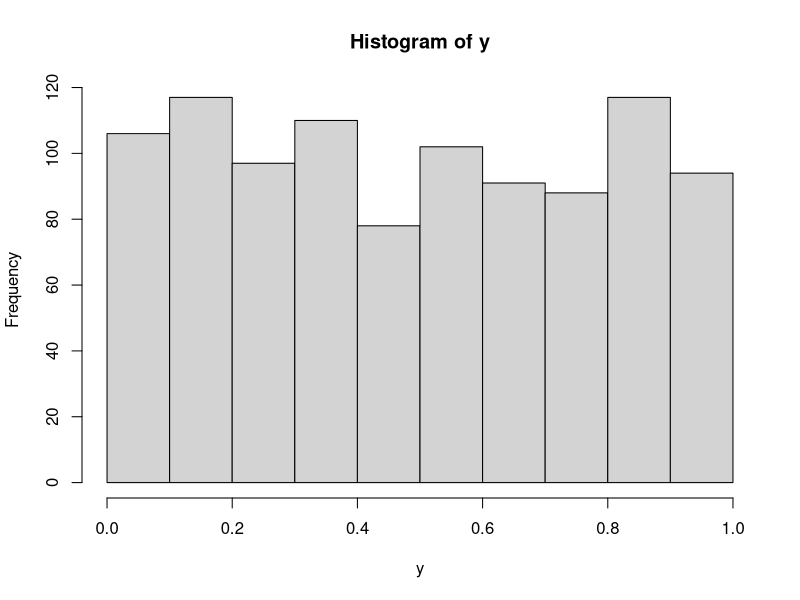
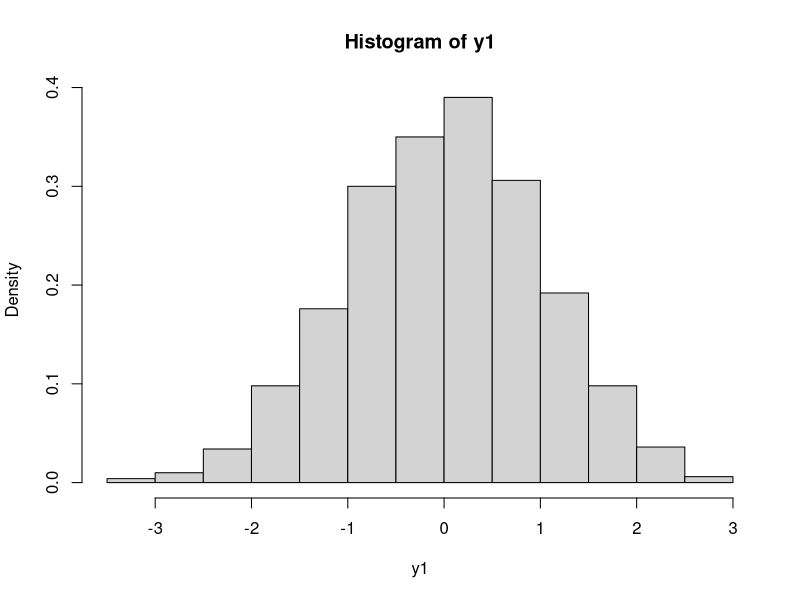
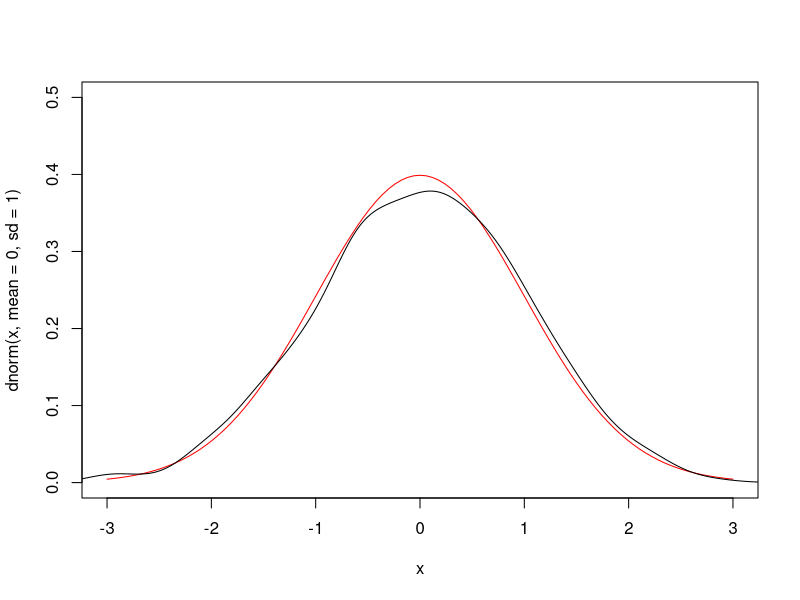
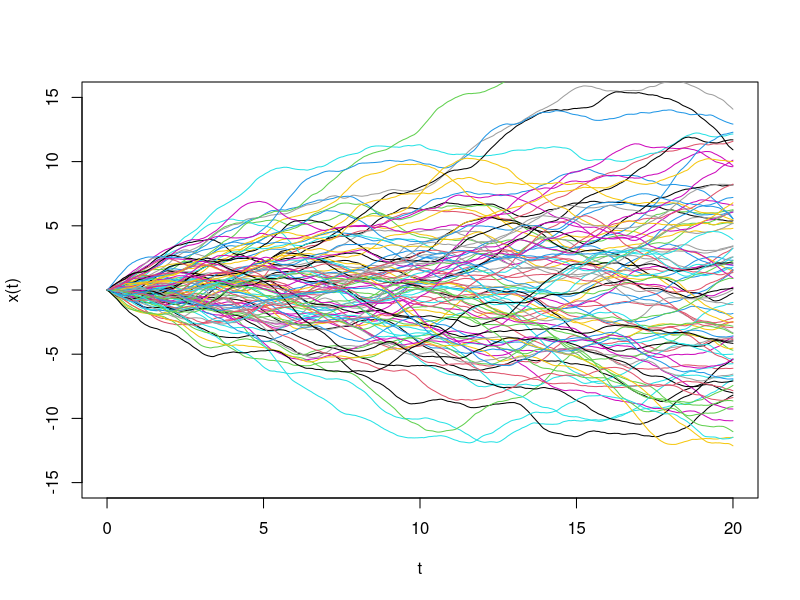
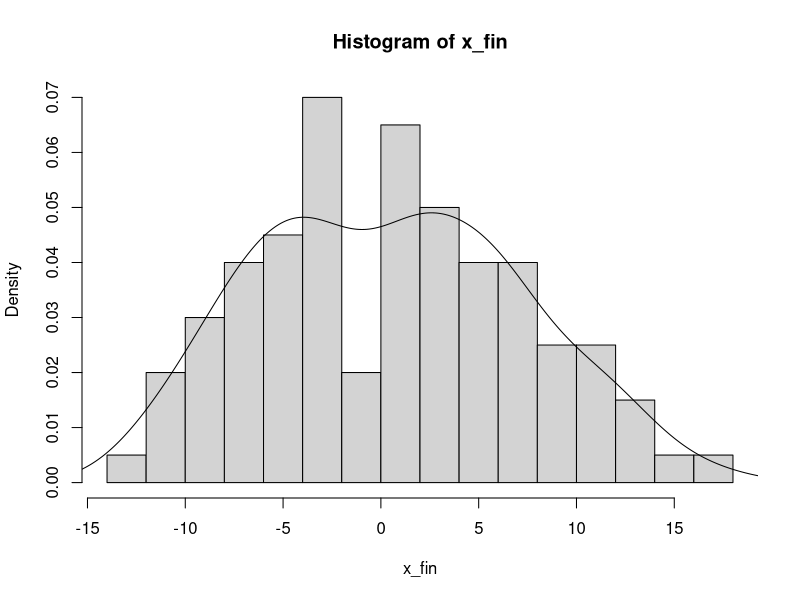
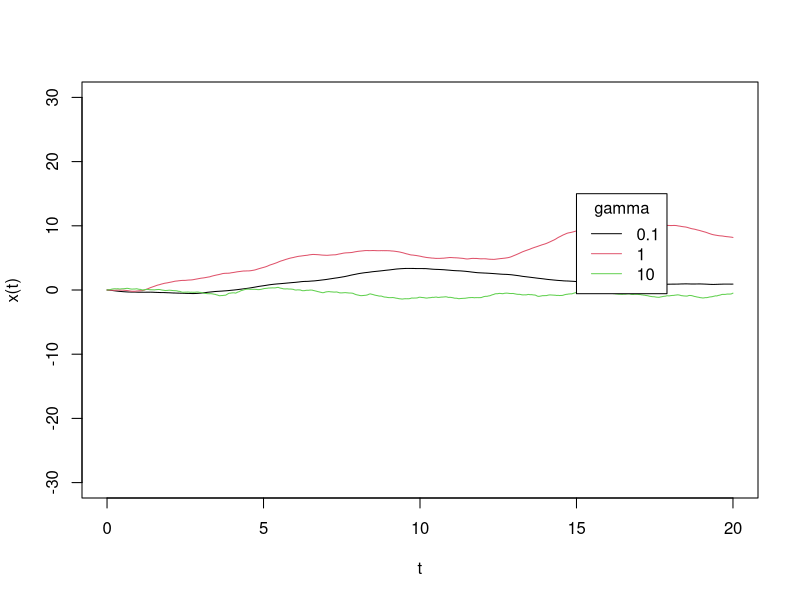
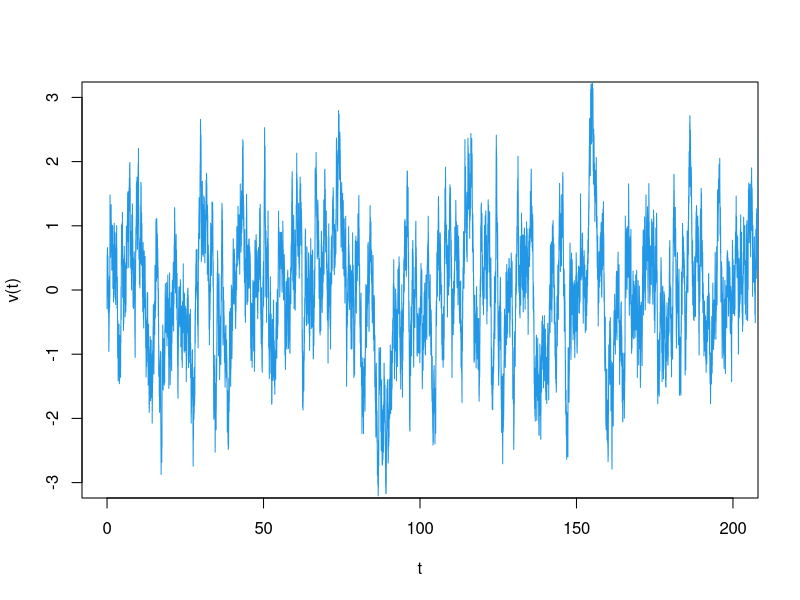
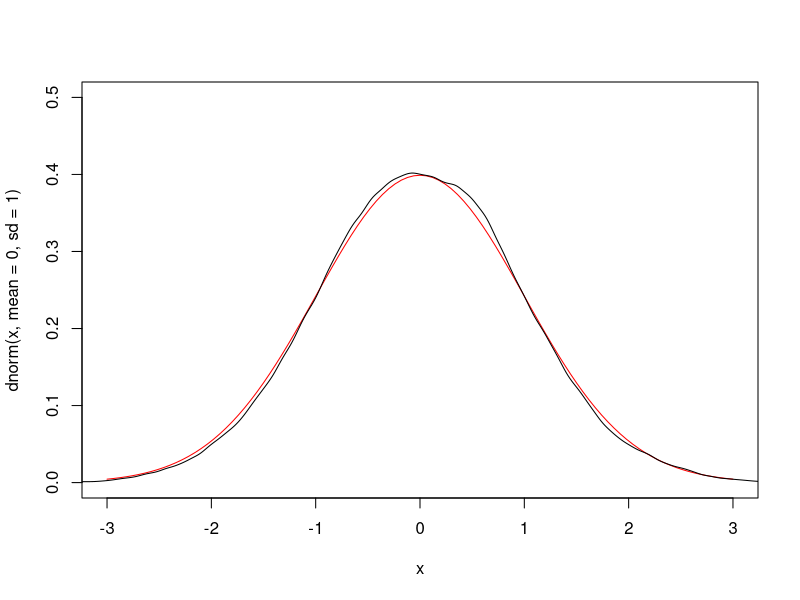

Recreate these plots in R, in order. (Note: a time limit stopped this script after it produced the figures.)
## ---- chunk 1
knitr::opts_chunk$set(echo = TRUE)
## ---- chunk 2
y<-runif(1000)
hist(y)

y1<-rnorm(1000)

x=seq(-3,3,by=6/1000)

hist(y1, probability=TRUE)
curve(dnorm(x,mean=0,sd=1),xlim=c(-3,3), ylim=c(0,0.5), col='red')
lines(density(y1))

shapiro.test(y1)
## ---- chunk 3

LE_function <- function(dt, t_finish, N, gamma){ 
  mass <- 1
  t <- seq(dt,t_finish, by=dt)
  
  N_steps <- as.integer(t_finish / dt)
  kbT_vec <- 1.0
  
  x <- matrix(0,N_steps,N)
  v <- matrix(0,N_steps,N)
  v_square <- matrix(0,N_steps,N)
  x_square <- matrix(0,N_steps,N)
  
  for  (i in 1:N){
    v[1,i] <- rnorm(1)
    
    D <- kbT_vec / gamma
    B_gj <- 1 / (1 + gamma * dt / (2 * mass))
    A_gj <- B_gj * (1 - gamma * dt / (2 * mass))
    stoch <- sqrt(2 * kbT_vec * gamma * dt)
    
    for (index_step in 2:N_steps) {
      W <- stoch * rnorm(1)
      x[index_step, i] <- x[index_step - 1,i] + B_gj * dt * v[index_step - 1, i] + (B_gj * dt / (2 * mass)) * W
      v[index_step, i] <- A_gj * v[index_step - 1, i ] + (B_gj / mass) * W
      v_square[index_step, i] <- ((index_step - 1) * v_square[index_step - 1, i] + v[index_step, i]^2) / index_step
      x_square[index_step, i] <- ((index_step - 1) * x_square[index_step - 1, i] + x[index_step, i]^2) / index_step
    }
  }
  return(data.frame(x=x, v=v, x2=x_square, v2=v_square,t))
}

x <- LE_function(0.001,20,100,1)[,1:100]
## ---- chunk 4
plot(1, type='n', xlab='t', ylab='x(t)', xlim=c(0,20), ylim=c(-15,15), lty=1, lwd=1)
for (i in 1:100){
lines(x=seq(0.001,20,by=0.001), y=x[,i], col=i)
}

x_fin <- t(x[20000,])

hist(x_fin, breaks=15, probability = TRUE)
lines(density(x_fin))

shapiro.test(x_fin)
## ---- chunk 5
x1 <- LE_function(0.001,20,1,0.1)[,1]
x2 <- LE_function(0.001,20,1,1)[,1]
x3 <- LE_function(0.001,20,1,10)[,1]
t <- LE_function(0.001,20,1,10)[,5]

plot(1, type='n', xlab='t', ylab='x(t)', xlim=c(0,20), ylim=c(-30,30), lty=1, lwd=1)
lines(x=t, y=x1, col=1)
lines(x=t, y=x2, col=2)
lines(x=t, y=x3, col=3)
legend(15,15,legend=c(0.1,1,10), col=c(1,2,3),lty=c(1,1), cex=1, title='gamma')
## ---- chunk 6
v <- LE_function(0.001,2000,1,1)[,2]
## ---- chunk 7
plot(1, type='n', xlab='t', ylab='v(t)', ylim=c(-3,3), xlim=c(0,200), lty=1, lwd=1)
lines(x=LE_function(0.001,2000,1,1)$t, y=v, col=i)

curve(dnorm(x,mean=0,sd=1), xlim=c(-3,3), ylim=c(0,0.5), col='red')
lines(density(v),col=1)
## ---- chunk 8
print(shapiro.test(sample(v, 5000)))
## ---- chunk 9
v_square_1 <- LE_function(0.001,20,1,0.1)[,3]
v_square_2 <- LE_function(0.001,20,1,1)[,3]
v_square_3 <- LE_function(0.001,20,1,10)[,3]
t <- LE_function(0.001,20,1,10)[,5]

plot(1, type='n', xlab='t', ylab='1/2mv**(t)', ylim=c(0,30), xlim=c(0,20), lty=1, lwd=1)
lines(x=t, y=((1/2)*1*v_square_1), col=1)
lines(x=t, y=((1/2)*1*v_square_2), col=2)
lines(x=t, y=((1/2)*1*v_square_3), col=3)
legend(10,20,legend=c(0.1,1,10), col=c(1,2,3),lty=c(1,1), cex=1, title='gamma')

mean((1/2)*1*v_square_1)
mean((1/2)*1*v_square_2)
mean((1/2)*1*v_square_3)
## ---- chunk 10
v2_f <- function(dt, t_finish, N, gamma){ 
  mass <- 1
  t <- seq(dt,t_finish, by=dt)
  
  N_steps <- as.integer(t_finish / dt)
  kbT_vec <- 1.0
  
  x <- matrix(0,N_steps,N)
  v <- matrix(0,N_steps,N)
  v_square <- matrix(0,N_steps,N)
  x_square <- matrix(0,N_steps,N)
  
  for  (i in 1:N){
    v[1,i] <- rnorm(1)
    
    D <- kbT_vec / gamma
    B_gj <- 1 / (1 + gamma * dt / (2 * mass))
    A_gj <- B_gj * (1 - gamma * dt / (2 * mass))
    stoch <- sqrt(2 * kbT_vec * gamma * dt)
    
    for (index_step in 2:N_steps) {
      W <- stoch * rnorm(1)
      v[index_step,i] <- A_gj * v[index_step - 1,i] + (B_gj / mass) * W
      v_square[index_step, i] <- ((index_step - 1) * v_square[index_step - 1, i] + v[index_step, i]^2) / index_step
    }
  }
  return(data.frame(v2=v_square,t))
}
## ---- chunk 11
v1_200 <- c()
for (i in 1:(20/0.1)){
v1_200 <- rbind(v1_200, mean(t(v2_f(0.1,20,200,0.1)[i,1:200])))
}

v2_200 <- c()
for (i in 1:(20/0.1)){
v2_200 <- rbind(v2_200, mean(t(v2_f(0.1,20,200,1)[i,1:200])))
}

v3_200 <- c()
for (i in 1:(20/0.1)){
v3_200 <- rbind(v3_200, mean(t(v2_f(0.1,20,200,10)[i,1:200])))
}
## ---- chunk 12
plot(1, type='n', xlab='t', ylab='1/2mv**(t)', ylim=c(0,1), xlim=c(0,20), lty=1, lwd=1)
lines(x=seq(0.1,20,by=0.1), y=((1/2)*1*v1_200), col=1)
lines(x=seq(0.1,20,by=0.1), y=((1/2)*1*v2_200), col=2)
lines(x=seq(0.1,20,by=0.1), y=((1/2)*1*v3_200), col=3)
legend(10,20,legend=c(13,0.75,10), col=c(1,2,3),lty=c(1,1), cex=1, title='gamma')
## ---- chunk 13
x2_f <- function(dt, t_finish, N, gamma, kbT_vec){ 
  mass <- 1
  t <- seq(dt,t_finish, by=dt)
  
  N_steps <- as.integer(t_finish / dt)
  
  x <- matrix(0,N_steps,N)
  v <- matrix(0,N_steps,N)
  v_square <- matrix(0,N_steps,N)
  x_square <- matrix(0,N_steps,N)
  
  for  (i in 1:N){
    v[1,i] <- rnorm(1)
    
    D <- kbT_vec / gamma
    B_gj <- 1 / (1 + gamma * dt / (2 * mass))
    A_gj <- B_gj * (1 - gamma * dt / (2 * mass))
    stoch <- sqrt(2 * kbT_vec * gamma * dt)
    
    for (index_step in 2:N_steps) {
      W <- stoch * rnorm(1)
      x[index_step, i] <- x[index_step - 1,i] + B_gj * dt * v[index_step - 1, i] + (B_gj * dt / (2 * mass)) * W
      x_square[index_step, i] <- ((index_step - 1) * x_square[index_step - 1, i] + x[index_step, i]^2) / index_step
    }
  }
  return(data.frame(x2=x_square,t))
}
## ---- chunk 14
x1_200 <- c()
for (i in 1:(20/0.1)){
x1_200 <- rbind(x1_200, mean(t(x2_f(0.1,20,200,0.1,0.1)[i,1:200])))
}

x2_200 <- c()
for (i in 1:(20/0.1)){
x2_200 <- rbind(x2_200, mean(t(x2_f(0.1,20,200,1,0.1)[i,1:200])))
}

x3_200 <- c()
for (i in 1:(20/0.1)){
x3_200 <- rbind(x3_200, mean(t(x2_f(0.1,20,200,10,0.1)[i,1:200])))
}

## ---- chunk 15
plot(1, type='n', xlab='t', ylab='x^2(t)', ylim=c(0,0.02), xlim=c(0,20), lty=1, lwd=1)
lines(x=seq(0.1,20,by=0.1), y=(x1_200), col=1)
lines(x=seq(0.1,20,by=0.1), y=(x2_200), col=2)
lines(x=seq(0.1,20,by=0.1), y=(x3_200), col=3)
legend(10,20,legend=c(0,0.015,10), col=c(1,2,3),lty=c(1,1), cex=1, title='gamma')
## ---- chunk 16
x <- LE_function(0.1,20,200,1)[,1:200]
## ---- chunk 17
plot(1, type='n', xlab='t', ylab='x(t)', xlim=c(0,20), ylim=c(-15,15), lty=1, lwd=1)
for (i in 1:200){
lines(x=LE_function(0.1,20,1,1)$t, y=x[,i], col=i)
}

x_1 <- t(x[200,])
x_2 <- t(x[133,])
x_3 <- t(x[70,])

plot(density(x_3), col=3)
lines(density(x_2), col=2)
lines(density(x_1), col=1)

shapiro.test(x_1)
shapiro.test(x_2)
shapiro.test(x_3)
## ---- chunk 18

gamma=1
N=200
mass <- 1
dt=0.01
t_finish=20
t <- seq(0.01,20, by=0.01)

N_steps <- as.integer(20/0.01)
kbT_vec <- 1.0

x <- matrix(0,N_steps,N)
y <- matrix(0,N_steps,N)
v <- matrix(0,N_steps,N)
v_square <- matrix(0,N_steps,N)
x_square <- matrix(0,N_steps,N)
y_square <- matrix(0,N_steps,N)

for  (i in 1:N){
  v[1,i] <- rnorm(1)
  
  D <- kbT_vec / gamma
  B_gj <- 1 / (1 + gamma * dt / (2 * mass))
  A_gj <- B_gj * (1 - gamma * dt / (2 * mass))
  stoch <- sqrt(2 * kbT_vec * gamma * dt)
  
  for (index_step in 2:N_steps) {
    W <- stoch * rnorm(1)
    y[index_step, i] <- y[index_step - 1,i] + B_gj * dt * v[index_step - 1, i] + (B_gj * dt / (2 * mass)) * W
    x[index_step, i] <- x[index_step - 1,i] + B_gj * dt * v[index_step - 1, i] + (B_gj * dt / (2 * mass)) * W
    v[index_step, i] <- A_gj * v[index_step - 1, i ] + (B_gj / mass) * W
    v_square[index_step, i] <- ((index_step - 1) * v_square[index_step - 1, i] + v[index_step, i]^2) / index_step
    x_square[index_step, i] <- ((index_step - 1) * x_square[index_step - 1, i] + x[index_step, i]^2) / index_step
    y_square[index_step, i] <- ((index_step - 1) * y_square[index_step - 1, i] + y[index_step, i]^2) / index_step
  }
}
## ---- chunk 19
plot(1, type='n', xlab='t', ylab='y(t)', xlim=c(0,20), ylim=c(-15,15), lty=1, lwd=1)
for (i in 1:200){
lines(x=t, y=y[,i], col=i)
}

plot(1, type='n', xlab='t', ylab='x(t)', xlim=c(0,20), ylim=c(-15,15), lty=1, lwd=1)
for (i in 1:200){
lines(x=t, y=x[,i], col=i)
}
## ---- chunk 20
x_1 <- t(x[200,])
x_2 <- t(x[133,])
x_3 <- t(x[70,])

plot(density(x_3), col=3)
lines(density(x_2), col=2)
lines(density(x_1), col=1)

shapiro.test(x_1)
shapiro.test(x_2)
shapiro.test(x_3)
## ---- chunk 21
x1_200_2d <- c()
for (i in 1:(20/0.01)){
x1_200_2d <- rbind(x1_200_2d, mean(t(x_square[i,])))
}

plot(x=t, y=x1_200_2d, ylab='x^2(t)', xlab='t')
summary(lm(x1_200_2d~t))
## ---- chunk 22
v1_200_2d <- c()
for (i in 1:(20/0.01)){
v1_200_2d <- rbind(v1_200_2d, mean(t(v_square[i,])))
}
## ---- chunk 23
plot(x=t, y=v1_200_2d*0.5)
mean(v1_200_2d*0.5)
